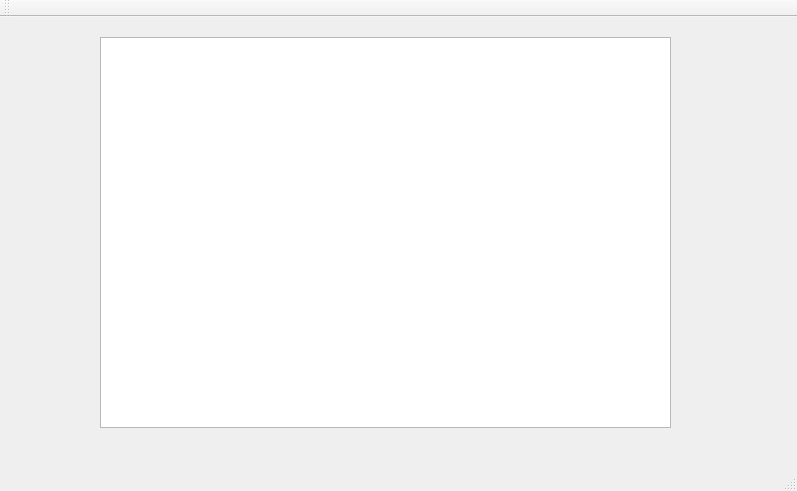
<?xml version="1.0" encoding="UTF-8"?>
<ui version="4.0">
 <class>MainWindow</class>
 <widget class="QMainWindow" name="MainWindow">
  <property name="geometry">
   <rect>
    <x>0</x>
    <y>0</y>
    <width>797</width>
    <height>491</height>
   </rect>
  </property>
  <property name="windowTitle">
   <string>MainWindow</string>
  </property>
  <widget class="QWidget" name="centralWidget">
   <widget class="QListWidget" name="listWidget">
    <property name="geometry">
     <rect>
      <x>100</x>
      <y>20</y>
      <width>571</width>
      <height>391</height>
     </rect>
    </property>
   </widget>
  </widget>
  <widget class="QMenuBar" name="menuBar">
   <property name="geometry">
    <rect>
     <x>0</x>
     <y>0</y>
     <width>797</width>
     <height>26</height>
    </rect>
   </property>
  </widget>
  <widget class="QToolBar" name="mainToolBar">
   <attribute name="toolBarArea">
    <enum>TopToolBarArea</enum>
   </attribute>
   <attribute name="toolBarBreak">
    <bool>false</bool>
   </attribute>
  </widget>
  <widget class="QStatusBar" name="statusBar"/>
 </widget>
 <layoutdefault spacing="6" margin="11"/>
 <resources/>
 <connections/>
</ui>
